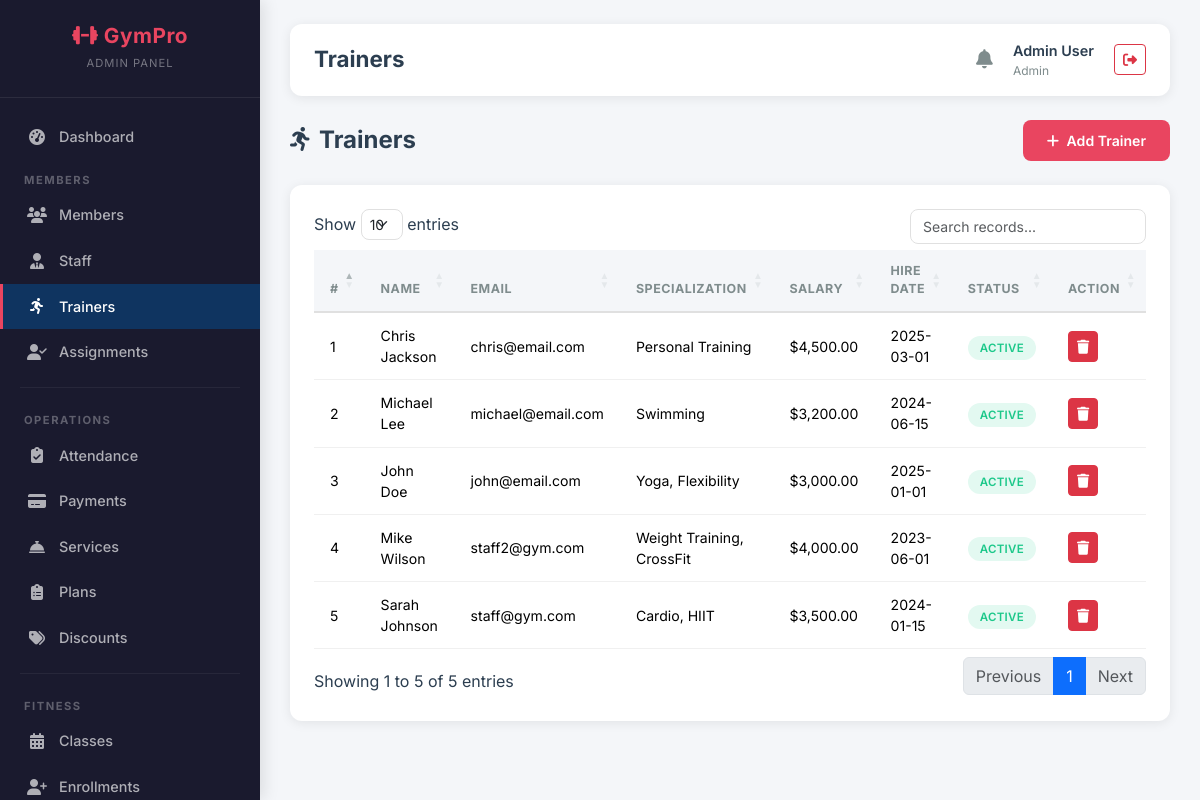
Screenshot of /admin/trainers.php (signed in) with the database file from the repository.
### tables this page shows
CREATE TABLE trainers (
    trainer_id INT AUTO_INCREMENT PRIMARY KEY,
    user_id INT,
    specialization VARCHAR(100) NOT NULL,
    hire_date DATE,
    salary DECIMAL(10,2),
    bio TEXT,
    status ENUM('active','inactive') DEFAULT 'active',
    FOREIGN KEY (user_id) REFERENCES users(user_id) ON DELETE CASCADE
);

CREATE TABLE users (
    user_id INT AUTO_INCREMENT PRIMARY KEY,
    full_name VARCHAR(100) NOT NULL,
    email VARCHAR(100) UNIQUE NOT NULL,
    password VARCHAR(255) NOT NULL,
    phone VARCHAR(20),
    gender ENUM('male','female','other'),
    role ENUM('admin','staff','customer') DEFAULT 'customer',
    status ENUM('active','pending','expired','frozen') DEFAULT 'pending',
    profile_pic VARCHAR(255),
    address TEXT,
    dob DATE,
    created_at TIMESTAMP DEFAULT CURRENT_TIMESTAMP
);

### admin/trainers.php (the view, shortened to what this page needs)
<?php
require_once __DIR__ . '/../config/db.php';
$trainers = $pdo->query("SELECT t.*, u.full_name, u.email, u.phone FROM trainers t JOIN users u ON t.user_id = u.user_id ORDER BY t.trainer_id DESC")->fetchAll();
include __DIR__ . '/../includes/header.php';
?>
<div class="page-header"><h4><i class="fas fa-running me-2"></i>Trainers</h4>
    <button class="btn btn-accent" data-bs-toggle="modal" data-bs-target="#addTrainerModal"><i class="fas fa-plus me-1"></i> Add Trainer</button></div>
<div class="card-custom"><div class="card-body">
    <table class="table table-custom datatable">
        <thead><tr><th>#</th><th>Name</th><th>Email</th><th>Specialization</th><th>Salary</th><th>Hire Date</th><th>Status</th><th>Action</th></tr></thead>
        <tbody>
        <?php foreach ($trainers as $i => $t): ?>
        <tr><td><?= $i+1 ?></td><td><?= htmlspecialchars($t['full_name']) ?></td><td><?= htmlspecialchars($t['email']) ?></td><td><?= htmlspecialchars($t['specialization']) ?></td><td>$<?= number_format($t['salary'],2) ?></td><td><?= $t['hire_date'] ?></td><td><span class="badge-status badge-<?= $t['status'] ?>"><?= $t['status'] ?></span></td>
        <td><button class="btn btn-danger btn-sm" onclick="confirmDelete('?delete=<?= $t['trainer_id'] ?>','<?= htmlspecialchars($t['full_name']) ?>')"><i class="fas fa-trash"></i></button></td></tr>
        <?php endforeach; ?>
        </tbody></table></div></div>
<?php include __DIR__ . '/../includes/footer.php'; ?>

### assets/css/custom.css (style rules this page uses)
:root { --sidebar-bg: #1a1a2e; --sidebar-hover: #16213e; --sidebar-active: #0f3460; --accent: #e94560; --accent-hover: #c81e45; --accent-light: rgba(233, 69, 96, 0.15); --bg-light: #f4f6f9; --bg-white: #ffffff; --text-dark: #2c3e50; --text-muted: #7f8c8d; --text-light: #ecf0f1; --border-color: #e0e0e0; --shadow: 0 2px 12px rgba(0, 0, 0, 0.08); --shadow-lg: 0 8px 30px rgba(0, 0, 0, 0.12); --radius: 12px; --radius-sm: 8px; --transition: all 0.3s ease; --font-main: 'Inter', sans-serif; }
* { box-sizing: border-box; }
body { font-family: var(--font-main); background: var(--bg-light); color: var(--text-dark); margin: 0; padding: 0; min-height: 100vh; }
.card-custom { background: var(--bg-white); border-radius: var(--radius); box-shadow: var(--shadow); border: none; overflow: hidden; transition: var(--transition); }
.card-custom .card-body { padding: 24px; }
.table-custom { width: 100%; border-collapse: separate; border-spacing: 0; }
.table-custom thead th { background: var(--bg-light); font-size: 0.78rem; font-weight: 700; text-transform: uppercase; letter-spacing: 0.5px; color: var(--text-muted); padding: 12px 16px; border-bottom: 2px solid var(--border-color); }
.table-custom tbody td { padding: 12px 16px; font-size: 0.88rem; border-bottom: 1px solid #f0f0f0; vertical-align: middle; }
.badge-status { padding: 5px 12px; border-radius: 20px; font-size: 0.72rem; font-weight: 600; text-transform: uppercase; letter-spacing: 0.3px; }
.badge-active { background: rgba(28, 200, 138, 0.12); color: #1cc88a; }
.btn-accent { background: var(--accent); color: #fff; border: none; padding: 10px 24px; border-radius: var(--radius-sm); font-weight: 600; font-size: 0.88rem; transition: var(--transition); cursor: pointer; }
.page-header { display: flex; justify-content: space-between; align-items: center; margin-bottom: 24px; flex-wrap: wrap; gap: 12px; }
.page-header h4 { font-weight: 700; margin: 0; }

### rows the page displays
trainers: user.full_name "Chris Jackson", user.email "chris@email.com", specialization "Personal Training", salary "4,500.00", hire_date "2025-03-01", status "ACTIVE"
trainers: user.full_name "Michael Lee", user.email "michael@email.com", specialization "Swimming", salary "3,200.00", hire_date "2024-06-15", status "ACTIVE"
trainers: user.full_name "John Doe", user.email "john@email.com", specialization "Yoga, Flexibility", salary "3,000.00", hire_date "2025-01-01", status "ACTIVE"
trainers: user.full_name "Mike Wilson", user.email "staff2@gym.com", specialization "Weight Training, CrossFit", salary "4,000.00", hire_date "2023-06-01", status "ACTIVE"
trainers: user.full_name "Sarah Johnson", user.email "staff@gym.com", specialization "Cardio, HIIT", salary "3,500.00", hire_date "2024-01-15", status "ACTIVE"

### other values shown
$page_title "Trainers"
$_SESSION['full_name'] "Admin User"
$_SESSION['role'] "Admin"
